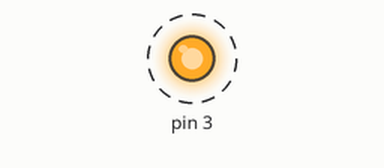
The sketch below on a simulated Arduino Uno, built with avr-gcc and run on an emulated ATmega328P. On the bench: output pins drawn as LEDs (lit = HIGH). Dashed ring = blinking.

Above: at 0.2 s.
Timing chart, 0 to 3.5 s (numbered marks = the images above):
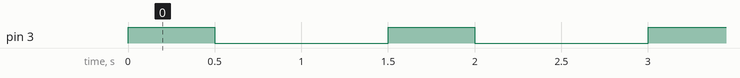

Measured:
- by itself, pin 3: alternates HIGH for 0.50 s and LOW for 1.0 s

The sketch:

solenoidTest.ino
```cpp
void setup() {
  // put your setup code here, to run once:
  pinMode(3, OUTPUT);
}

void loop() {
  // put your main code here, to run repeatedly:
  digitalWrite(3, HIGH);
  delay(500);
  digitalWrite(3,LOW);
  delay(1000);
}
```
